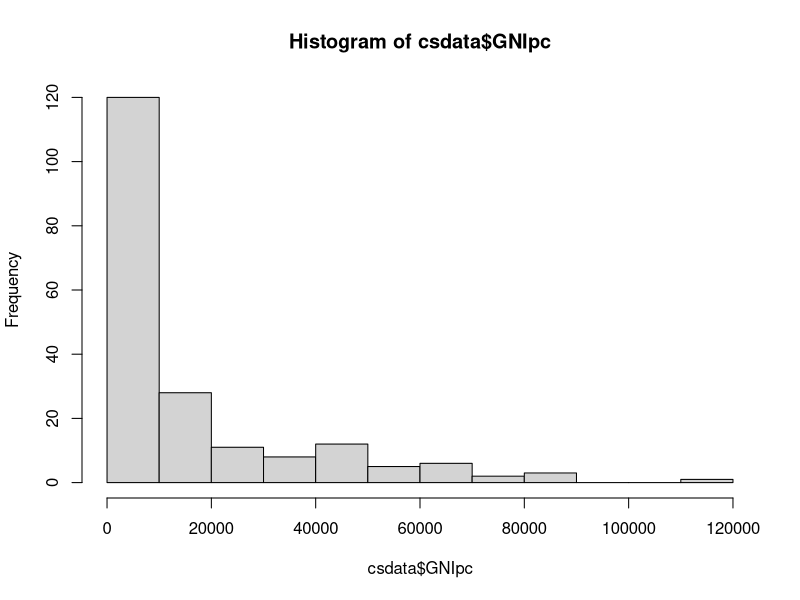
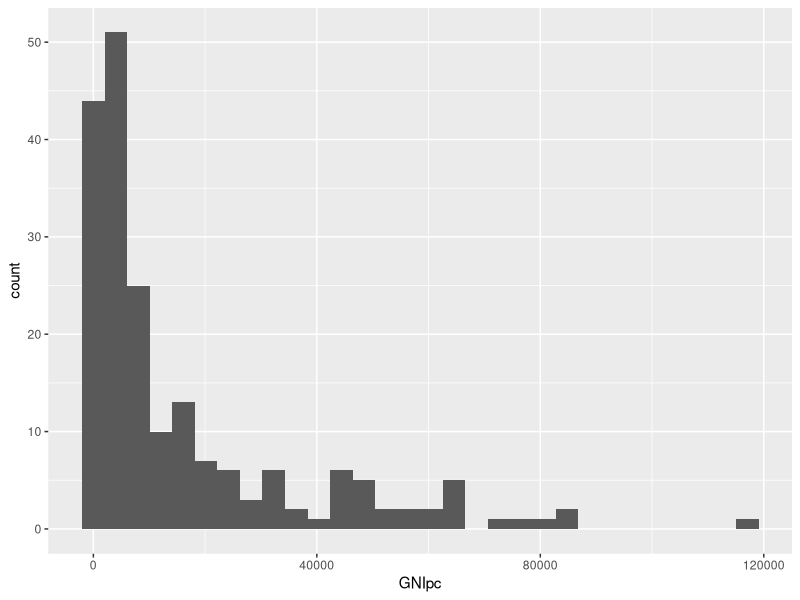
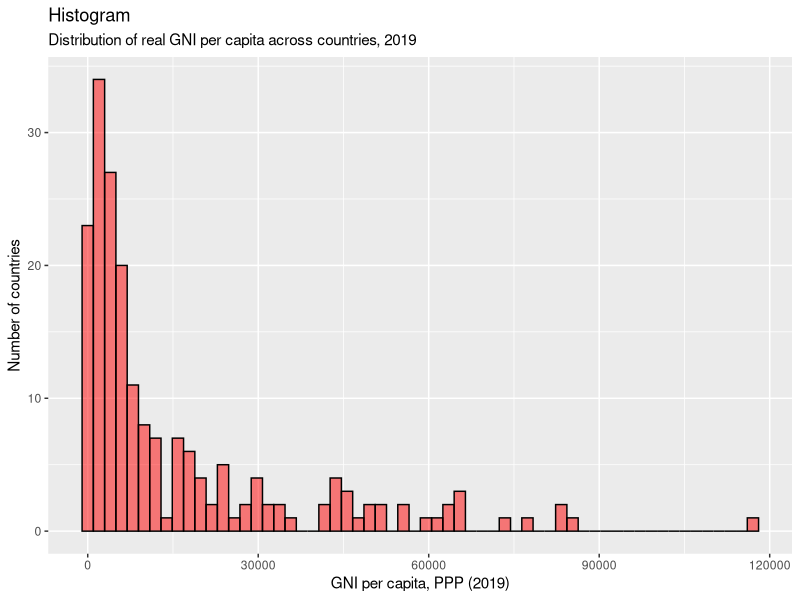

The R source for these figures, in order:
## ---- chunk 1
knitr::opts_chunk$set(echo = TRUE, warning=FALSE, message = FALSE)

## ---- chunk 2
library(readxl)
library(dplyr)
library(ggplot2)
library(tidyr)
## ---- chunk 3
data <- read_excel("data_ch0.xlsx", sheet="mini")

data
## ---- chunk 4
long.data <- data %>% 
  pivot_longer(
    cols = `2019`:`2021`, 
    names_to = "Year",
    values_to = "GNIpc"
  )

long.data
## ---- chunk 5
wide.data <- long.data %>%
  pivot_wider(names_from = Year, values_from = GNIpc)

wide.data
## ---- chunk 6
cs.data <- subset(long.data, Year==2021)

cs.data
## ---- chunk 7
ts.data <- subset(long.data, Country=="UK")

ts.data
## ---- chunk 8
summary(cs.data$GNIpc)
## ---- chunk 9
summary(cs.data$Region)
## ---- chunk 10
cs.data$Region <- as.factor(cs.data$Region) 
## ---- chunk 11
summary(cs.data$Region)
## ---- chunk 12
csdata <- read_excel("data_ch0.xlsx", sheet="csdata")

csdata
## ---- chunk 13
hist(csdata$GNIpc)
## ---- chunk 14
ggplot(csdata, aes(x=GNIpc)) + 
  geom_histogram()
## ---- chunk 15
ggplot(csdata, aes(x=GNIpc)) + 
  geom_histogram(bins=60, color="black", fill="red", alpha=0.5)+
  xlab("GNI per capita, PPP (2019)") + ylab("Number of countries") +
  labs(title="Histogram",
       subtitle="Distribution of real GNI per capita across countries, 2019")
